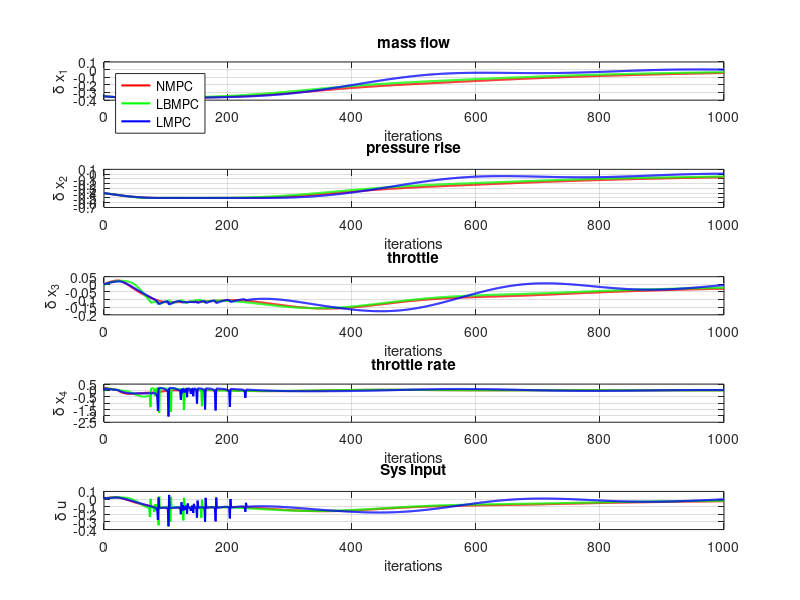
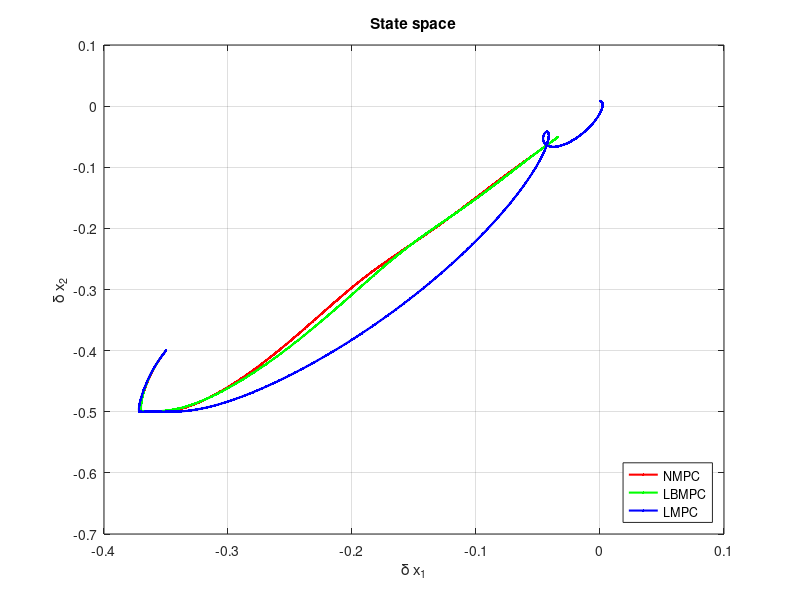

MATLAB code for these plots, in order:
%% Load data
close all;
NMPC=load('NMPC_sysH_K_T01_N40_new.mat');
LBMPC=load('LBMPC_N40_sys.mat');
LMPC=load('LMPC_N40_sys.mat');

%% Plot
iterations=size(LMPC.sysHistory,2)-1;

figure;
subplot(5,1,1);
plot(0:iterations, NMPC.sysHistory(1,:),'Linewidth',1.5,'Color','r'); hold on;
plot(0:iterations,LBMPC.sysHistory(1,:),'Linewidth',1.5,'Color','g'); hold on;
plot(0:iterations,LMPC.sysHistory(1,:),'Linewidth',1.5,'Color','b'); 
grid on
xlabel('iterations');
ylabel('\delta x_1');
title('mass flow');
legend({ 'NMPC', 'LBMPC', 'LMPC'},'Location','northwest')

subplot(5,1,2);
plot(0:iterations, NMPC.sysHistory(2,:),'Linewidth',1.5,'Color','r'); hold on;
plot(0:iterations,LBMPC.sysHistory(2,:),'Linewidth',1.5,'Color','g'); hold on;
plot(0:iterations,LMPC.sysHistory(2,:),'Linewidth',1.5,'Color','b'); 
grid on
xlabel('iterations');
ylabel('\delta x_2');
title('pressure rise');
% legend({ 'NMPC','LBMPC', 'LMPC'},'Location','southeast')

subplot(5,1,3);
plot(0:iterations, NMPC.sysHistory(3,:),'Linewidth',1.5,'Color','r'); hold on;
plot(0:iterations,LBMPC.sysHistory(3,:),'Linewidth',1.5,'Color','g'); hold on;
plot(0:iterations,LMPC.sysHistory(3,:),'Linewidth',1.5,'Color','b'); 
grid on
xlabel('iterations');
ylabel('\delta x_3');
title('throttle');
% legend({ 'NMPC', 'LBMPC','LMPC'},'Location','southeast')

subplot(5,1,4);
plot(0:iterations, NMPC.sysHistory(4,:),'Linewidth',1.5,'Color','r'); hold on;
plot(0:iterations,LBMPC.sysHistory(4,:),'Linewidth',1.5,'Color','g'); hold on;
plot(0:iterations,LMPC.sysHistory(4,:),'Linewidth',1.5,'Color','b'); 
grid on
xlabel('iterations');
ylabel('\delta x_4');
title('throttle rate');
% legend({ 'NMPC','LBMPC', 'LMPC'},'Location','southeast')

subplot(5,1,5);
plot(0:iterations, NMPC.sysHistory(5,:),'Linewidth',1.5,'Color','r'); hold on;
plot(0:iterations,LBMPC.sysHistory(5,:),'Linewidth',1.5,'Color','g'); hold on;
plot(0:iterations,LMPC.sysHistory(5,:),'Linewidth',1.5,'Color','b'); 
grid on
xlabel('iterations');
ylabel('\delta u');
title('Sys input');
% legend({ 'NMPC','LBMPC', 'LMPC'},'Location','southeast')




figure;
plot(NMPC.sysHistory(1,:),NMPC.sysHistory(2,:),'Linewidth',1.5,'Marker','.','Color','r'); hold on;
plot(LBMPC.sysHistory(1,:),LBMPC.sysHistory(2,:),'Linewidth',1.5,'Marker','.','Color','g'); hold on;
plot(LMPC.sysHistory(1,:),LMPC.sysHistory(2,:),'Linewidth',1.5,'Marker','.','Color','b'); 

grid on
xlabel('\delta x_1');
ylabel('\delta x_2');
title('State space');
legend({'NMPC','LBMPC', 'LMPC'},'Location','southeast')
